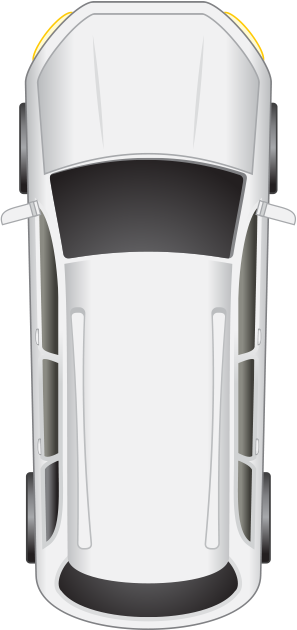
#> input picture torch_concepts/data/dataset/traffic_construction/assets/white_car.png, 297 x 630 px; its folder holds 5 pictures in this run
$ python cars.py
#> lines starting #> are read from the running program, lines starting #| are printed output that depends on the picture
### torch_concepts/data/dataset/traffic_construction/shared.py
"""
Shared global variables for this dataset generation.
"""
from importlib import resources

def SPRITES_DIRECTORY(x: str) -> str:
    return str(resources.files("torch_concepts.data.dataset.traffic_construction") / "assets" / x)

### torch_concepts/data/dataset/traffic_construction/cars.py
import matplotlib.image as mpimg
import numpy as np

from scipy.ndimage import rotate

from .shared import SPRITES_DIRECTORY

################################################################################
## Load the sprites to memory
################################################################################

CARS_FILE = SPRITES_DIRECTORY('white_car.png')
AMBULANCE_FILE = SPRITES_DIRECTORY('ambulance.png')


################################################################################
## Helper Functions
################################################################################

def replace_white_color(
    img,
    new_color,
    thresh=10,
):
    scaling_factor = 255 if np.max(img) <= 1 else 1
    color_scaling_factor = 1 if np.max(new_color) <= 1 else 255
    replacement = (
        np.expand_dims(
            np.expand_dims(new_color, axis=0)/color_scaling_factor,
            axis=0,
        ) *
        np.ones_like(img[:, :, :3])
    )
    # And scale based on the closeness to white that the replaced pixels where
    replacement = img[:, :, :3] * replacement
    result = np.where(
        np.all(
            img[:, :, :3] >= (255 - thresh)/scaling_factor,
            axis=-1,
            keepdims=True,
        ),
        replacement,
        img[:, :, :3].copy(),
    )
    # Add the alpha channel
    result = np.concatenate([result, img[:, :, 3:].copy()], axis=-1)
    return result


################################################################################
## Construct Car Sprites
################################################################################

_WHITE_CAR = mpimg.imread(CARS_FILE)
#> _WHITE_CAR is the input picture: shape (630, 297, 4) float32; mean R, G, B, A 0.598, 0.597, 0.597, 0.785
_BLACK_CAR = replace_white_color(
    _WHITE_CAR,
    new_color=np.array([0, 0, 0]), # Black
    thresh=100,
)
#> in replace_white_color, `scaling_factor = 255 if np.max(img) <= 1 else 1`: scaling_factor = 255
#> in replace_white_color, `color_scaling_factor = 1 if np.max(new_color) <= 1 else 255`: color_scaling_factor = 1
#> in replace_white_color, `replacement = ( np.expand_dims( np.expand_dims(new_color, axis=0)/colo..`: replacement: shape (630, 297, 3) float64; every value is 0
#> in replace_white_color, `result = np.concatenate([result, img[:, :, 3:].copy()], axis=-1)`:
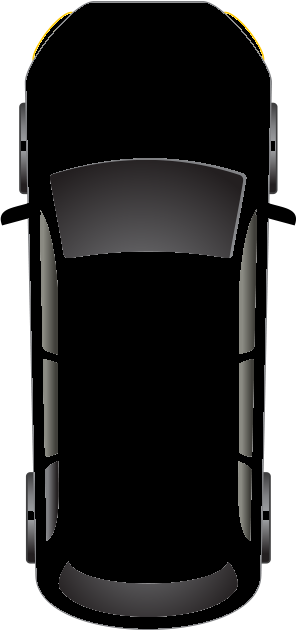
#> result: shape (630, 297, 4) float64; mean R, G, B, A 0.0627, 0.0611, 0.0599, 0.785; transparent parts drawn white
_GREEN_CAR = replace_white_color(
    _WHITE_CAR,
    new_color=np.array([144, 238, 144]), # Soft green
    thresh=100,
)
_PINK_CAR = replace_white_color(
    _WHITE_CAR,
    new_color=np.array([255, 182, 193]), # Soft pink
    thresh=100,
)
_BLUE_CAR = replace_white_color(
    _WHITE_CAR,
    new_color=np.array([137, 207, 240]), # Baby blue
    thresh=100,
)
_PURPLE_CAR = replace_white_color(
    _WHITE_CAR,
    new_color=np.array([216, 191, 216]), # Pastel purple
    thresh=100,
)
_SILVER_CAR = replace_white_color(
    _WHITE_CAR,
    new_color=np.array([192, 192, 192]),
    thresh=100,
)
#> in replace_white_color (call 6), `replacement = ( np.expand_dims( np.expand_dims(new_color, axis=0)/colo..`: replacement: shape (630, 297, 3) float64; every value is 0.753
#> in replace_white_color (call 6), `result = np.concatenate([result, img[:, :, 3:].copy()], axis=-1)`:
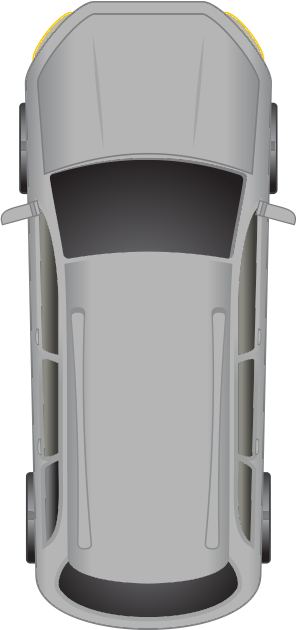
#> result: shape (630, 297, 4) float64; mean R, G, B, A 0.466, 0.465, 0.465, 0.785; transparent parts drawn white
_BURGUNDY_CAR = replace_white_color(
    _WHITE_CAR,
    new_color=np.array([128, 0, 32]), # Pastel purple
    thresh=100,
)
#> in replace_white_color (call 7), `replacement = ( np.expand_dims( np.expand_dims(new_color, axis=0)/colo..`:
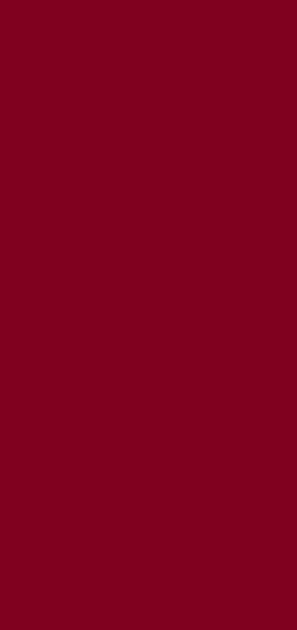
#> replacement: shape (630, 297, 3) float64; mean R, G, B 0.502, 0, 0.125
#> in replace_white_color (call 7), `replacement = img[:, :, :3] * replacement`:
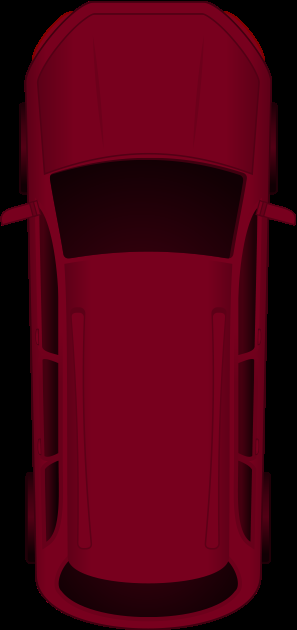
#> replacement: shape (630, 297, 3) float64; mean R, G, B 0.3, 0, 0.0751
#> in replace_white_color (call 7), `result = np.concatenate([result, img[:, :, 3:].copy()], axis=-1)`:
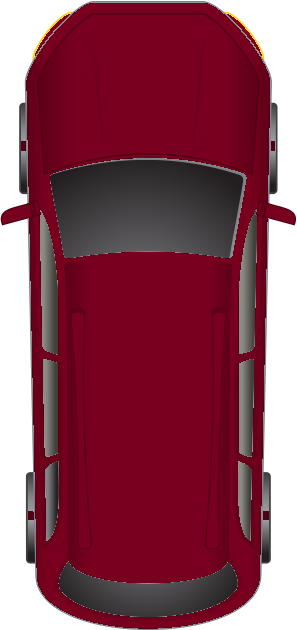
#> result: shape (630, 297, 4) float64; mean R, G, B, A 0.331, 0.0611, 0.127, 0.785; transparent parts drawn white

################################################################################
## Aggregate Global Variables to Export
################################################################################

CAR_SPRITES = sorted(
    [
        dict(img=_WHITE_CAR, scale=0.4, color='white', ambulance=False),
        dict(img=_BLACK_CAR, scale=0.4, color='black', ambulance=False),
        dict(img=_GREEN_CAR, scale=0.4, color='green', ambulance=False),
        dict(img=_BLUE_CAR, scale=0.4, color='blue', ambulance=False),
        dict(img=_PURPLE_CAR, scale=0.4, color='purple', ambulance=False),
        dict(img=_SILVER_CAR, scale=0.4, color='silver', ambulance=False),
        dict(img=_BURGUNDY_CAR, scale=0.4, color='burgundy', ambulance=False),
        dict(img=_PINK_CAR, scale=0.4, color='pink', ambulance=False),
    ],
    key=lambda x: x['color'],
)
#> CAR_SPRITES = 8 items

AVAILABLE_CAR_COLORS = [x['color'] for x in CAR_SPRITES]
#> AVAILABLE_CAR_COLORS = ['black', 'blue', 'burgundy', 'green', 'pink', 'purple', 'silver', 'white']


################################################################################
## Construct Ambulance Sprite
################################################################################

AMBULANCE_IMG = mpimg.imread(AMBULANCE_FILE)
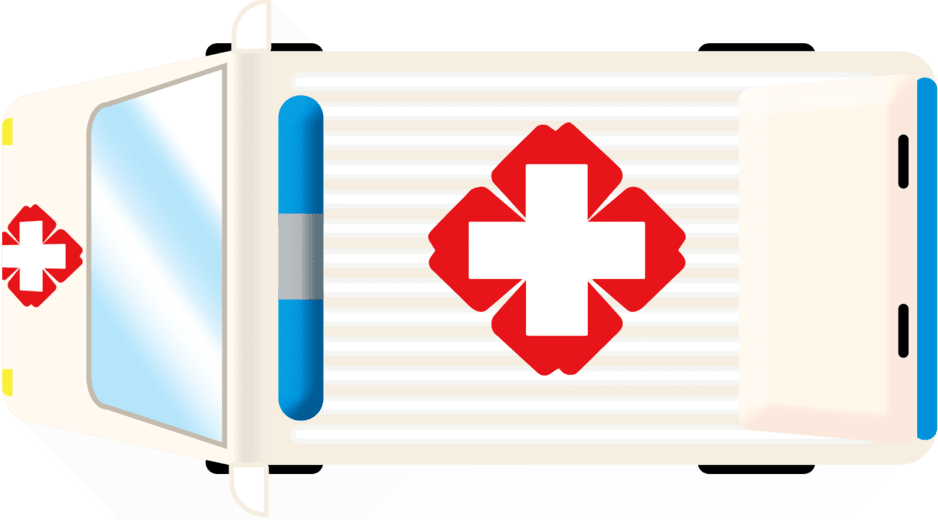
#> input picture torch_concepts/data/dataset/traffic_construction/assets/ambulance.png, 938 x 520 px
#> AMBULANCE_IMG is the input picture: shape (520, 938, 4) float32; mean R, G, B, A 0.798, 0.773, 0.769, 0.791
AMBULANCE_IMG = rotate(AMBULANCE_IMG, -90)
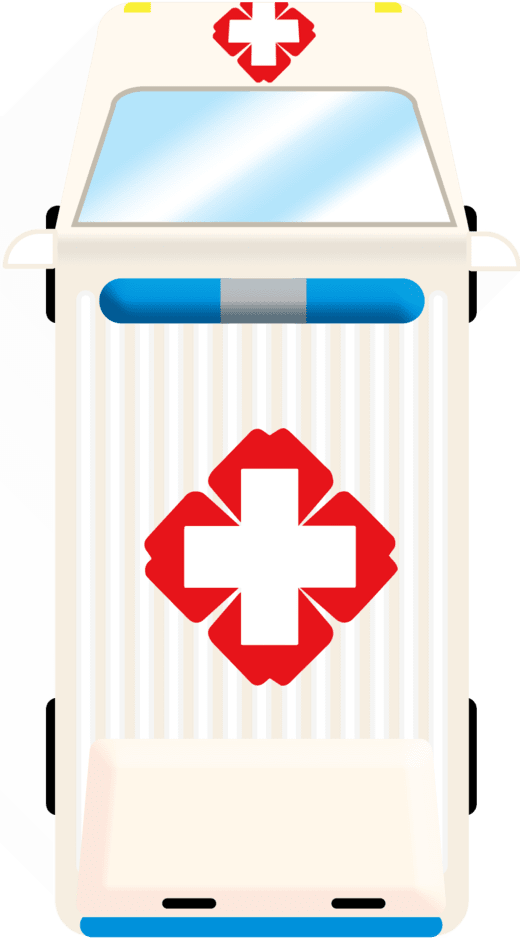
#> AMBULANCE_IMG: shape (938, 520, 4) float32; mean R, G, B, A 0.799, 0.773, 0.768, 0.791; transparent parts drawn white
AMBULANCE = dict(
    img=AMBULANCE_IMG,
    scale=0.3,
    color='white',
    ambulance=True,
)
#> AMBULANCE = 4 items


################################################################################
## Functions for exporting
################################################################################


def highlight_car(img, color, thresh=0.04):
    highlight_car = img.copy()
    if color == 'black':
        black_pixels = (
            (highlight_car[:, :, 0] <= thresh) &
            (highlight_car[:, :, 1] <= thresh) &
            (highlight_car[:, :, 2] <= thresh) &
            (highlight_car[:, :, 3] >= (1 - thresh))
        )
        highlight_car[black_pixels] = [1, 0, 0, 1]
    elif color == 'white':
        white_pixels = (
            (highlight_car[:, :, 0] <= (1 - thresh)) &
            (highlight_car[:, :, 1] <= (1 - thresh)) &
            (highlight_car[:, :, 2] <= (1 - thresh)) &
            (highlight_car[:, :, 3] <= (1 - thresh))
        )
        highlight_car[white_pixels] = [1, 0, 0, 1]
    return highlight_car
